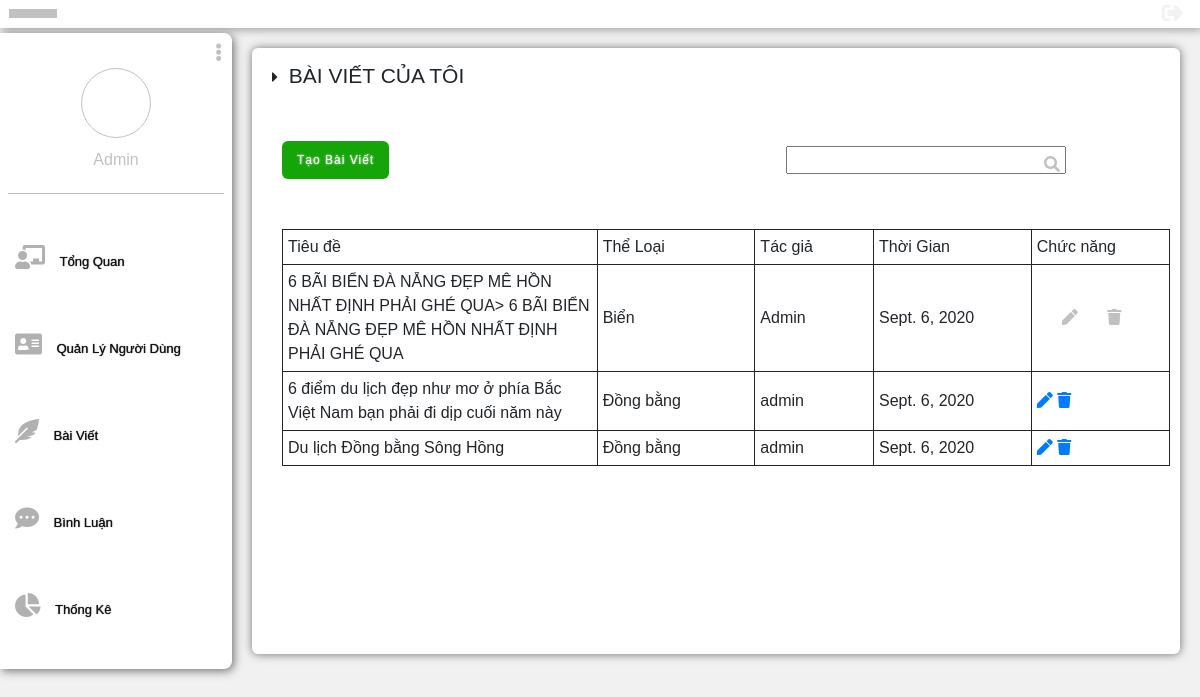
The app's page /manage/post/ with its own data.
### admin_staff/models.py (models this page shows, shortened)
class Posts(models.Model):
    title = models.CharField(max_length=255,null=True)
    category = models.ForeignKey(Category,null=True,on_delete=models.SET_NULL)
    img_post = models.ImageField(null=True)
    content = models.TextField(null=True)
    date_create = models.DateField(auto_now_add=True,null=True)
    date_update = models.DateField(auto_now=True,null=True)
    active = models.BooleanField(default=False)
    user = models.ForeignKey(User,null=True,on_delete=models.SET_NULL)

class Category(models.Model):
    sub_category = models.CharField(max_length=255,null=True)
    def __str__(self):
        return self.sub_category

### admin_staff/views.py (the view)
# urls.py: path("post/",views.posts,name="posts"),
def posts(request):
    posts = Posts.objects.all()
    context = {'posts':posts}
    return render(request,"pages/posts.html",context)

### admin_staff/templates/pages/posts.html
{% extends 'pages/main.html' %}
{%block content%}
    <section class="content content-defalut">
            <div class="container container-posts">
                <div class="posts posts-header">
                    <div class="header header-title">
                        <h1><i class="fas fa-caret-right icon-arrow"></i> Bài viết của tôi </h1>
                    </div>
                    <div class="header header-createnew-search">
                        <div class="box createnew-box">
                            <a href="{%url 'create_post'%}"> Tạo bài viết </a>
                        </div>
                        <div class="box search-box">
                            <form action="">
                                <input type="text" name="">
                                <button type="submit" name="submit"><i class="fas fa-search icon-search"></i></button>
                            </form>
                        </div>
                    </div>
                </div>
                <div class="posts posts-body">
                    <div class="body body-listdatatable">
                        <table>
                            <tr>
                                <td>Tiêu đề </td>
                                <td> Thể loại </td>
                                <td> Tác giả </td>
                                <td> Thời gian </td>
                                <td> Chức năng </td>
                            </tr>
                            {%for posts in posts%}
                            <tr>
                                <td>{{posts.title}}</td>
                                <td>{{posts.category}}</td>
                                <td>{{posts.user}}</td>
                                <td>{{posts.date_create}}</td>
                                <td>
                                    <a href="{%url 'update_post' posts.id%}"><i class="fas fa-pen"></i></a>
                                    <a href="{%url 'delete_post' posts.id%}"><i class="fas fa-trash"></i></a>
                                </td>
                            </tr>
                            {%endfor%}
                        </table>
                    </div>
                </div>
            </div>
        </section>
{%endblock content%}

### admin_staff/templates/pages/main.html (shortened to what this page needs)
{%load static%}
<!DOCTYPE html>
<html lang="en">
<head>
    <link rel="stylesheet" href="https://maxcdn.bootstrapcdn.com/bootstrap/4.0.0/css/bootstrap.min.css">
    <link rel="stylesheet" href="https://cdnjs.cloudflare.com/ajax/libs/font-awesome/5.14.0/css/all.min.css">
    <link rel="stylesheet" href="{%static 'css/style.css'%}">
</head>
<body>
    <header class="header header-admin">
        <div class="box box-logo"></div>
        <div class="box box-logout">
            <i class="fas fa-sign-out-alt icon-out"></i>
        </div>
    </header>
    <main class="main" id="main">
        <section class="bar bar-tools">
            <div class="header">
                <div class="box box-icon-in-out">
                    <i class="fas fa-ellipsis-v icon-elliip"></i>
                </div>
                <div class="box box-img-user"></div>
                <div class="box box-name-user" toggle-hidden="true">
                    <p> Admin </p>
                </div>
            </div>
            <div class="body">
                <ul>
                    <li>
                        <i class="fas fa-chalkboard-teacher icon icn"></i>
                        <span class="overview-database" toggle-hidden="false"> <a href="{%url 'overview'%}">Tổng quan</a> </span>
                    </li>
                    <li>
                        <i class="fas fa-address-card icon icn"></i>
                        <span class="info-user" toggle-hidden="false"><a href="{%url 'manage_user'%}"> Quản lý người dùng </a></span>
                    </li>
                    <li>
                        <i class="fas fa-feather-alt icon icn"></i>
                        <span class="posts" toggle-hidden="false"><a href="{%url 'posts'%}"> Bài viết </a></span>
                    </li>
                    <li>
                        <i class="fas fa-comment-dots icon icn"></i>
                        <span class="posts" toggle-hidden="false"><a href="{%url 'comments'%}"> Bình luận </a></span>
                    </li>
                    <li>
                        <i class="fas fa-chart-pie icon icn"></i>
                        <span class="chart" toggle-hidden="false"><a href="{%url 'statistical'%}"> Thống kê </a></span>
                    </li>
                </ul>
            </div>
        </section>
        {% block content %}
        {% endblock content %}
    </main>
</body>
</html>

### records on screen
Posts: title "6 BÃI BIỂN ĐÀ NẴNG ĐẸP MÊ HỒN NHẤT ĐỊNH PHẢI GHÉ QUA> 6 BÃI BIỂN ĐÀ NẴNG ĐẸP MÊ HỒN NHẤT ĐỊNH PHẢI GHÉ QUA", category "Biển", user "Admin", date_create "Sept. 6, 2020"
Posts: title "6 điểm du lịch đẹp như mơ ở phía Bắc Việt Nam bạn phải đi dịp cuối năm này", category "Đồng bằng", user "admin", date_create "Sept. 6, 2020"
Posts: title "Du lịch Đồng bằng Sông Hồng", category "Đồng bằng", user "admin", date_create "Sept. 6, 2020"
